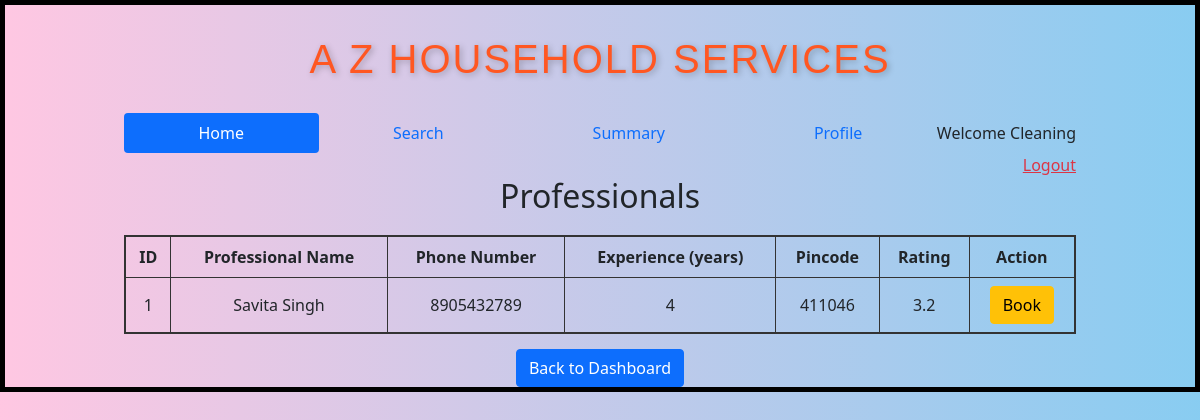
The page /customer/book/Cleaning/2/Cleaning on the database its author committed.
### backend/models.py (models this page shows)
class ServiceProf(db.Model):
    __tablename__="service_prof"
    id=db.Column(db.Integer,primary_key=True)
    email=db.Column(db.String,unique=True,nullable=False)
    password=db.Column(db.String,nullable=False)
    full_name=db.Column(db.String,nullable=False)
    phone_no=db.Column(db.String,nullable=False)
    experience=db.Column(db.Integer,default=0)
    service_name=db.Column(db.String,nullable=False)
    address=db.Column(db.String,nullable=False)
    pincode=db.Column(db.Integer,nullable=False)
    resume_path = db.Column(db.String, nullable=True)
    status=db.Column(db.String,default="available")
    approv_status=db.Column(db.String,default="pending")
    rating=db.Column(db.Integer,default=0)
    service_requests=db.relationship("ServiceRequest",cascade="all,delete",backref="service_prof",lazy=True)

### backend/controllers.py (the view)
@app.route("/customer/book/<name>/<id>/<sname>")
def book_proff(name,id,sname):
    prof=get_proff(sname)
    return render_template("request_service.html",name=name,sname=sname,servicesubtype=prof,id=id)

### backend/controllers.py (called while the page is built)
def get_proff(name):
    return ServiceProf.query.filter(ServiceProf.service_name.ilike(f"{name}"), ServiceProf.status == "available",ServiceProf.approv_status!="pending").all()

### templates/request_service.html
{% extends "user_layout.html" %}
{% block content %}
<h2 style="text-align: center; margin-bottom: 20px;">Professionals</h2>
    {% if servicesubtype %}
    <table style="width: 100%; border-collapse: collapse; border: 2px solid #333;">
        <thead>
            <tr>
                <th style="border: 1px solid #333; padding: 8px; text-align: center;">ID</th>
                <th style="border: 1px solid #333; padding: 8px; text-align: center;">Professional Name</th>
                <th style="border: 1px solid #333; padding: 8px; text-align: center;">Phone Number</th>
                <th style="border: 1px solid #333; padding: 8px; text-align: center;">Experience (years)</th>
                <th style="border: 1px solid #333; padding: 8px; text-align: center;">Pincode</th>
                <th style="border: 1px solid #333; padding: 8px; text-align: center;">Rating</th>
                <th style="border: 1px solid #333; padding: 8px; text-align: center;">Action</th>
            </tr>
        </thead>
        <tbody>
            {% for s in servicesubtype %}
            <tr>
                <td style="border: 1px solid #333; padding: 8px; text-align: center;">{{ s.id }}</td>
                <td style="border: 1px solid #333; padding: 8px; text-align: center;">{{ s.full_name }}</td>
                <td style="border: 1px solid #333; padding: 8px; text-align: center;">{{ s.phone_no }}</td>
                <td style="border: 1px solid #333; padding: 8px; text-align: center;">{{ s.experience }}</td>
                <td style="border: 1px solid #333; padding: 8px; text-align: center;">{{ s.pincode }}</td>
                <td style="border: 1px solid #333; padding: 8px; text-align: center;">{{ s.rating }}</td>
                <td style="border: 1px solid #333; padding: 8px; text-align: center;">
                    <a href="/customer/book/{{ name }}/{{ s.id }}" type="button" class="btn btn-warning">Book</a>
                </td>
            </tr>
            {% endfor %}
        </tbody>
    </table>
    {% else %}
    <h3>No professionals available!!</h3>
    {% endif %}
    <div class="center">
        <a href="/customer/{{ name }}/{{ id }}" type="submit" class="btn btn-primary">Back to Dashboard</a>
    </div>
{% endblock %}

### templates/user_layout.html (shortened to what this page needs)
<!DOCTYPE html>
<html>
    <head>
        <link rel="stylesheet" href="/static/styles/main.css">
        <link href="https://cdn.jsdelivr.net/npm/bootstrap@5.0.2/dist/css/bootstrap.min.css" rel="stylesheet">
    </head>
    <body>
        <div class="my_container2">
            <div class="heading" ><h1>A Z HOUSEHOLD SERVICES</h1></div>
            <div class="my_panel">
                <nav class="nav nav-pills flex-column flex-sm-row">
                    <a class="flex-sm-fill text-sm-center nav-link active" aria-current="page" href="#">Home</a>
                    <a class="flex-sm-fill text-sm-center nav-link" href="/customer/search/{{name}}/{{id}}">Search</a>
                    <a class="flex-sm-fill text-sm-center nav-link" href="/customer/summary/{{name}}/{{id}}">Summary</a>
                    <a class="flex-sm-fill text-sm-center nav-link" href="/edit_customer_profile/{{name}}/{{id}}">Profile</a>
                    <span class="navbar-text">
                        Welcome {{ name}}
                    </span>
                  </nav>
        <div style="text-align:right;"><a href="/login" class="link-danger">Logout</a></div>
        {%block content%}
        {%endblock%}
            </div>
        </div>
    </body>
</html>

### static/styles/main.css (style rules this page uses)
* { margin-top: 0px; }
body { background: linear-gradient(to right, hsl(331, 100%, 89%), hsl(201, 79%, 74%)); margin: 0; padding: 0; font-family: 'Poppins', sans-serif; }
.my_container2 { border: 5px solid black; }
.my_panel { width:80%; margin: auto; height: auto; border:100px black; }
.center { margin-top:15px; text-align:center; color: black; }
.heading { text-align: center; font-family: 'Poppins', sans-serif; font-size: 3rem; font-weight: 700; color: #FF5722; margin: 30px 0; text-shadow: 2px 2px 6px rgba(0, 0, 0, 0.25); letter-spacing: 2px; }

### rows shown on the page
ServiceProf: service_name "Cleaning", id "1", full_name "Savita Singh", phone_no "8905432789", experience "4", pincode "411046", rating "3.2"
